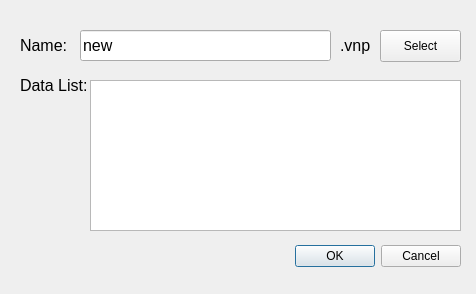
<?xml version="1.0" encoding="UTF-8"?>
<ui version="4.0">
 <class>Dialog</class>
 <widget class="QDialog" name="Dialog">
  <property name="geometry">
   <rect>
    <x>0</x>
    <y>0</y>
    <width>476</width>
    <height>294</height>
   </rect>
  </property>
  <property name="windowTitle">
   <string>Dialog</string>
  </property>
  <widget class="QDialogButtonBox" name="select">
   <property name="geometry">
    <rect>
     <x>30</x>
     <y>240</y>
     <width>431</width>
     <height>32</height>
    </rect>
   </property>
   <property name="orientation">
    <enum>Qt::Horizontal</enum>
   </property>
   <property name="standardButtons">
    <set>QDialogButtonBox::Cancel|QDialogButtonBox::Ok</set>
   </property>
  </widget>
  <widget class="QLineEdit" name="lineEdit">
   <property name="geometry">
    <rect>
     <x>80</x>
     <y>30</y>
     <width>251</width>
     <height>31</height>
    </rect>
   </property>
   <property name="font">
    <font>
     <pointsize>12</pointsize>
    </font>
   </property>
   <property name="text">
    <string>new</string>
   </property>
  </widget>
  <widget class="QLabel" name="label">
   <property name="geometry">
    <rect>
     <x>20</x>
     <y>30</y>
     <width>71</width>
     <height>31</height>
    </rect>
   </property>
   <property name="font">
    <font>
     <pointsize>12</pointsize>
    </font>
   </property>
   <property name="text">
    <string>Name:</string>
   </property>
  </widget>
  <widget class="QLabel" name="label_2">
   <property name="geometry">
    <rect>
     <x>340</x>
     <y>30</y>
     <width>41</width>
     <height>31</height>
    </rect>
   </property>
   <property name="font">
    <font>
     <pointsize>12</pointsize>
    </font>
   </property>
   <property name="text">
    <string>.vnp</string>
   </property>
  </widget>
  <widget class="QLabel" name="label_3">
   <property name="geometry">
    <rect>
     <x>20</x>
     <y>70</y>
     <width>71</width>
     <height>31</height>
    </rect>
   </property>
   <property name="font">
    <font>
     <pointsize>12</pointsize>
    </font>
   </property>
   <property name="text">
    <string>Data List:</string>
   </property>
  </widget>
  <widget class="QListWidget" name="listWidget">
   <property name="geometry">
    <rect>
     <x>90</x>
     <y>80</y>
     <width>371</width>
     <height>151</height>
    </rect>
   </property>
  </widget>
  <widget class="QPushButton" name="pushButton">
   <property name="geometry">
    <rect>
     <x>380</x>
     <y>30</y>
     <width>81</width>
     <height>32</height>
    </rect>
   </property>
   <property name="text">
    <string>Select</string>
   </property>
  </widget>
 </widget>
 <resources/>
 <connections>
  <connection>
   <sender>select</sender>
   <signal>accepted()</signal>
   <receiver>Dialog</receiver>
   <slot>accept()</slot>
   <hints>
    <hint type="sourcelabel">
     <x>248</x>
     <y>254</y>
    </hint>
    <hint type="destinationlabel">
     <x>157</x>
     <y>274</y>
    </hint>
   </hints>
  </connection>
  <connection>
   <sender>select</sender>
   <signal>rejected()</signal>
   <receiver>Dialog</receiver>
   <slot>reject()</slot>
   <hints>
    <hint type="sourcelabel">
     <x>316</x>
     <y>260</y>
    </hint>
    <hint type="destinationlabel">
     <x>286</x>
     <y>274</y>
    </hint>
   </hints>
  </connection>
 </connections>
</ui>
